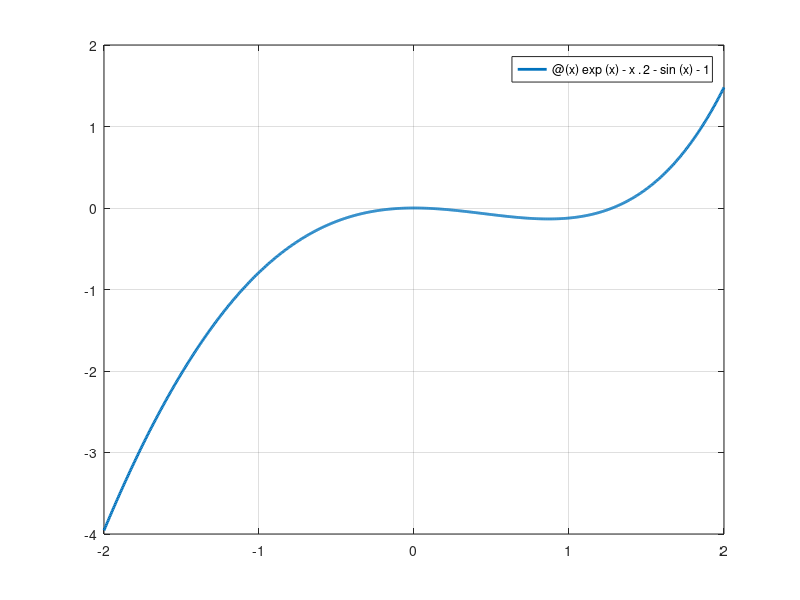

Recreate this plot in MATLAB. (Note: this script raises an error after producing the figure.)
format long;
f = @(x) exp(x)-x.^2-sin(x)-1;
fplot(f, [-2,2], "LineWidth", 2); grid on;
[c, fc, iter] = bisezione(f, 1, 1.5, 1e-12, 100)

print graph1.png
